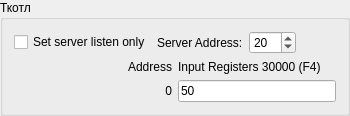
       <widget class="QGroupBox" name="gbTkotl">
        <property name="title">
         <string>Ткотл</string>
        </property>
        <layout class="QVBoxLayout" name="verticalLayout_6">
         <item>
          <layout class="QHBoxLayout" name="horizontalLayout_8">
           <property name="sizeConstraint">
            <enum>QLayout::SetMinimumSize</enum>
           </property>
           <item>
            <widget class="QCheckBox" name="listenOnlyBox_6">
             <property name="text">
              <string>Set server listen only</string>
             </property>
            </widget>
           </item>
           <item>
            <widget class="QLabel" name="label_43">
             <property name="sizePolicy">
              <sizepolicy hsizetype="Maximum" vsizetype="Preferred">
               <horstretch>0</horstretch>
               <verstretch>0</verstretch>
              </sizepolicy>
             </property>
             <property name="text">
              <string>Server Address:</string>
             </property>
            </widget>
           </item>
           <item>
            <widget class="QSpinBox" name="serverEdit_6">
             <property name="sizePolicy">
              <sizepolicy hsizetype="Maximum" vsizetype="Fixed">
               <horstretch>0</horstretch>
               <verstretch>0</verstretch>
              </sizepolicy>
             </property>
             <property name="minimum">
              <number>1</number>
             </property>
             <property name="maximum">
              <number>247</number>
             </property>
             <property name="value">
              <number>20</number>
             </property>
            </widget>
           </item>
           <item>
            <spacer name="horizontalSpacer_7">
             <property name="orientation">
              <enum>Qt::Horizontal</enum>
             </property>
             <property name="sizeHint" stdset="0">
              <size>
               <width>40</width>
               <height>20</height>
              </size>
             </property>
            </spacer>
           </item>
          </layout>
         </item>
         <item>
          <layout class="QGridLayout" name="gridLayout_8">
           <item row="1" column="1">
            <widget class="QLineEdit" name="inReg_20_0">
             <property name="sizePolicy">
              <sizepolicy hsizetype="Preferred" vsizetype="Fixed">
               <horstretch>0</horstretch>
               <verstretch>0</verstretch>
              </sizepolicy>
             </property>
             <property name="text">
              <string>50</string>
             </property>
             <property name="maxLength">
              <number>32767</number>
             </property>
             <property name="placeholderText">
              <string>Hexadecimal A-F, a-f, 0-9.</string>
             </property>
            </widget>
           </item>
           <item row="1" column="0">
            <widget class="QLabel" name="label_44">
             <property name="text">
              <string>0</string>
             </property>
             <property name="alignment">
              <set>Qt::AlignRight|Qt::AlignTrailing|Qt::AlignVCenter</set>
             </property>
            </widget>
           </item>
           <item row="0" column="0">
            <widget class="QLabel" name="address_6">
             <property name="text">
              <string>Address</string>
             </property>
             <property name="alignment">
              <set>Qt::AlignRight|Qt::AlignTrailing|Qt::AlignVCenter</set>
             </property>
            </widget>
           </item>
           <item row="0" column="1">
            <widget class="QLabel" name="inputRegisters_6">
             <property name="text">
              <string>Input Registers 30000 (F4)</string>
             </property>
            </widget>
           </item>
          </layout>
         </item>
        </layout>
       </widget>
